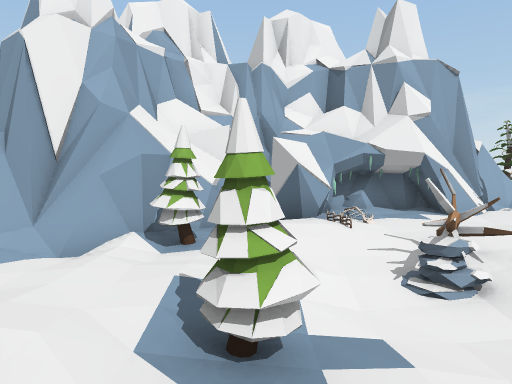
View 1 (above)

12 first-person views from a walk through a Unity game level. The camera is 1.5 m above the floor, tilts 6° down and sees 70° across. The floor is counted in squares, 1 m on a side. Each view is taken from the middle of a square. On the plan, view 1 faces up. The plan holds only what a view shows up to about 16 squares ahead; the rest is blank. The place goes on beyond the plan. Some animated figures are left out.

View 2
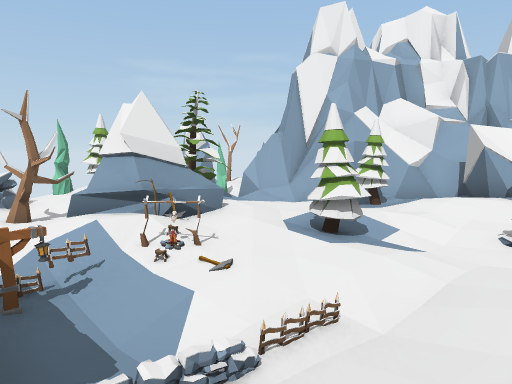

View 3
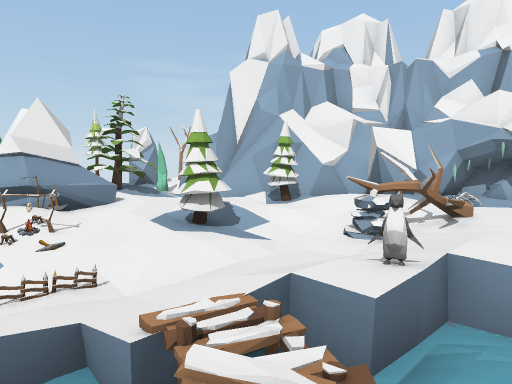

View 4
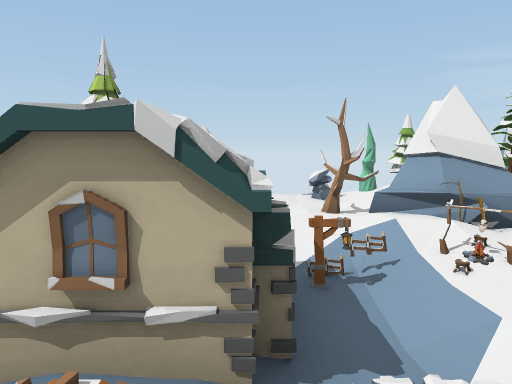

View 5
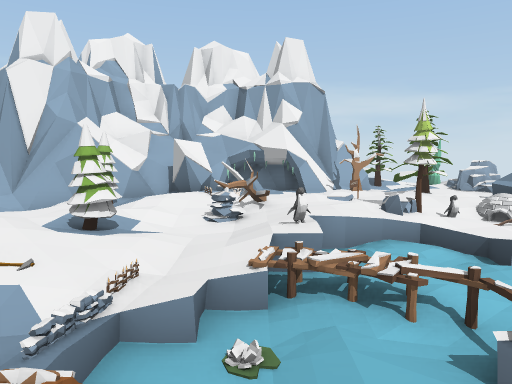

View 6
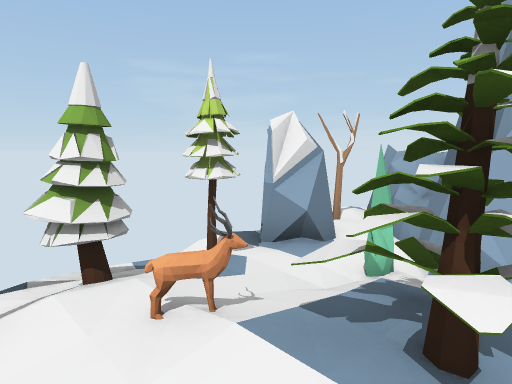

View 7
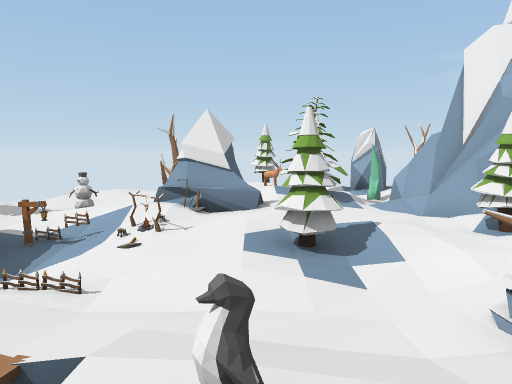

View 8
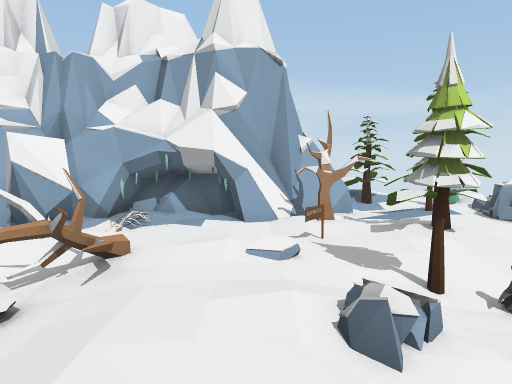

View 9
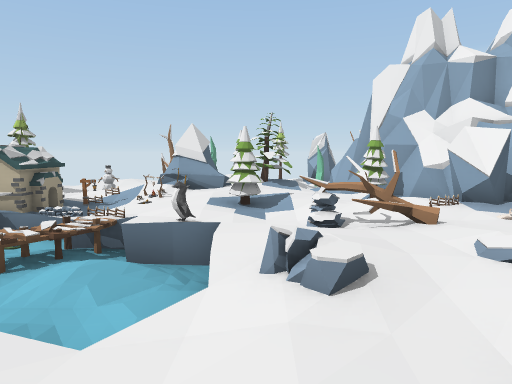

View 10
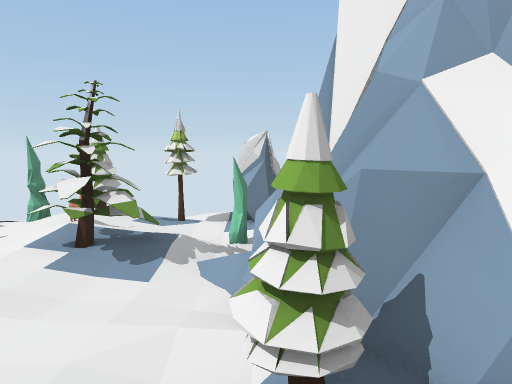

View 11
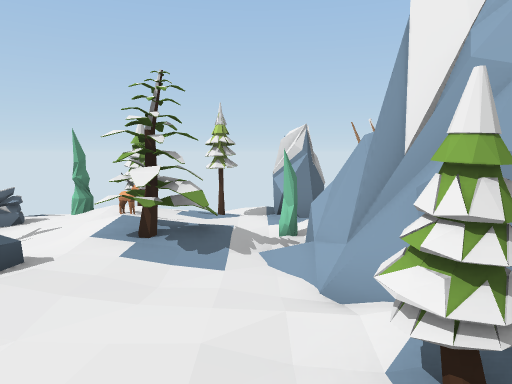

View 12
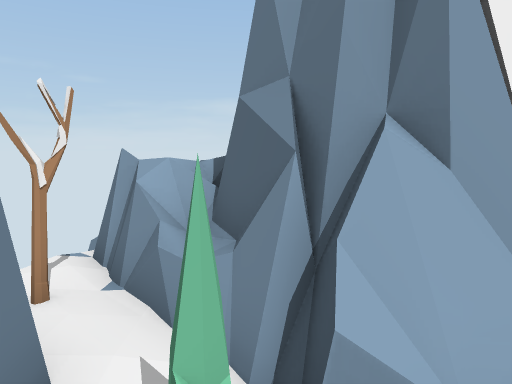

### Floor plan
Key: @ floor where view 1 was taken; # wall or solid block; x gap in a wall; . main floor; : floor 0.25 m higher than the main floor; - floor 0.25 m lower than the main floor; / step, stairs or slope; = window, fence, low wall or low ledge; ^ raised ledge; v drop or lower ground; C crystal; R rock; T tree; W wheel; O other object.
Columns run from 9 left of view 1 to 11 right of it. Each row starts with its distance up from view 1.
 11                 #  C
 10            ######.O:
  9  ###    #####C###.OR
  8 ##^##  ##RR....##TT.
  7 #R.#####T.R....=TTT.R
  6 RR.C#==TT::./::...:RR
  5 v.-//-.....#=::.T./ R
  4 vT./TT..:./=.::/.--
  3 vT:=TT::.T--/::/..-
  2  TT::.OO:T../=--/
  1  .C.=.RR.=.-=#.-#
  0  vRR##R:=@..=O/-
 -1   R.##::#=-/--/
 -2    :.= .##x=--R
 -3        . ^^W
 -4       TT    /

Positions as (right, up) in squares from view 1, and headings:
1: (0, 0), facing up
2: (3, -2), facing up-left
3: (5, -1), facing up-left
4: (3, -2), facing left
5: (3, -4), facing up
6: (-4, 1), facing up-left
7: (5, 2), facing left
8: (5, 1), facing up
9: (9, 3), facing left
10: (1, 6), facing left
11: (1, 5), facing left
12: (-6, 4), facing up
